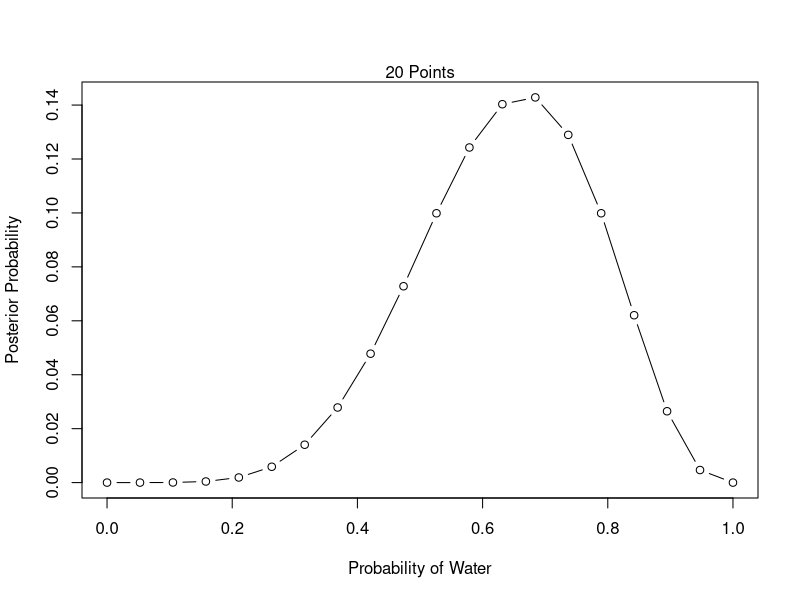

Write the R code that produced this figure.
# chapter 2

## 2.1
ways <- c(0, 3, 8, 9, 0)
ways / sum(ways)

## 2.2
dbinom(6, size = 9, prob = .5)

## 2.3

# compute posterior
p_grid <- seq(from = 0, to = 1, length.out = 20)
prior <- rep(x = 1, 20)
likelihood <- dbinom(x = 6, size = 9, prob = p_grid)
unstardized.posterior <- likelihood * prior
posterior = unstardized.posterior / sum(unstardized.posterior)

# plot
plot(x = p_grid, y = posterior, type="b", xlab = "Probability of Water", ylab = "Posterior Probability")
mtext("20 Points")
